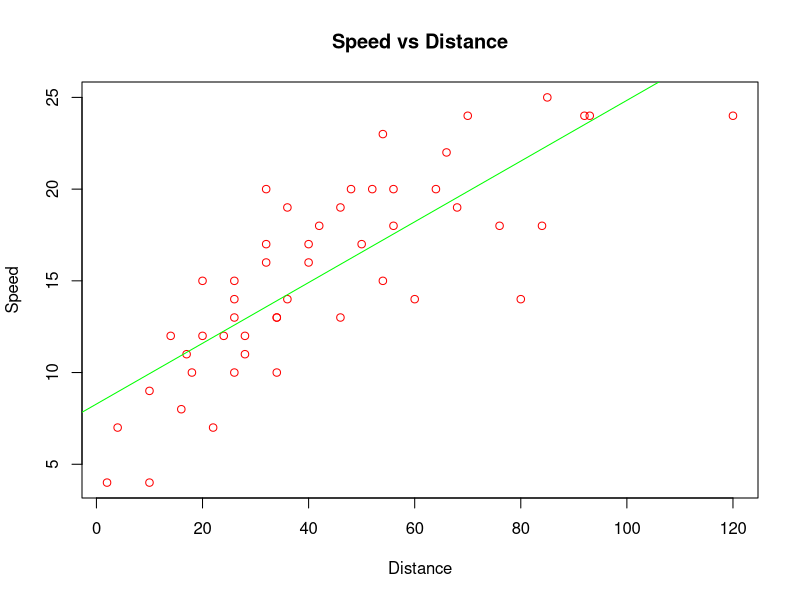

The R script that drew this image:
data(cars)

#Loading dataset and performing linear regression
model<-lm(speed ~ dist, data=cars)
summary(model)

#Finding confidnce intervals for parameters
confint(model, level=0.95)

#Plotting data points and lin reg line
plot(cars$dist, cars$speed, main="Speed vs Distance", xlab="Distance", ylab="Speed", col="red")
abline(model, col="green")

#Predicting value of outcome variable for given value of input variable using 95% confidence interval
dist<-67
df=data.frame(dist)
predict(model, df, level=0.95, interval="confidence")
